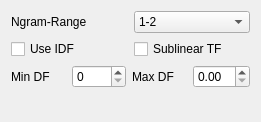
            <widget class="QWidget" name="page_tfidf_transformer">
             <property name="geometry">
              <rect>
               <x>0</x>
               <y>0</y>
               <width>261</width>
               <height>122</height>
              </rect>
             </property>
             <attribute name="label">
              <string>TF-IDF Parameters</string>
             </attribute>
             <layout class="QVBoxLayout" name="verticalLayout_12">
              <item>
               <layout class="QVBoxLayout" name="verticalLayout_13">
                <item>
                 <layout class="QHBoxLayout" name="horizontalLayout_10">
                  <item>
                   <widget class="QLabel" name="label_7">
                    <property name="font">
                     <font>
                      <weight>50</weight>
                      <bold>false</bold>
                     </font>
                    </property>
                    <property name="text">
                     <string>Ngram-Range</string>
                    </property>
                   </widget>
                  </item>
                  <item>
                   <widget class="QComboBox" name="comboBox">
                    <item>
                     <property name="text">
                      <string>1-2</string>
                     </property>
                    </item>
                    <item>
                     <property name="text">
                      <string>1-1</string>
                     </property>
                    </item>
                    <item>
                     <property name="text">
                      <string>2-2</string>
                     </property>
                    </item>
                    <item>
                     <property name="text">
                      <string>1-3</string>
                     </property>
                    </item>
                    <item>
                     <property name="text">
                      <string>2-3</string>
                     </property>
                    </item>
                    <item>
                     <property name="text">
                      <string>3-3</string>
                     </property>
                    </item>
                   </widget>
                  </item>
                 </layout>
                </item>
                <item>
                 <layout class="QHBoxLayout" name="horizontalLayout_37">
                  <item>
                   <widget class="QCheckBox" name="cb_useidf">
                    <property name="text">
                     <string>Use IDF</string>
                    </property>
                   </widget>
                  </item>
                  <item>
                   <widget class="QCheckBox" name="cb_sublineartf">
                    <property name="text">
                     <string>Sublinear TF</string>
                    </property>
                   </widget>
                  </item>
                 </layout>
                </item>
                <item>
                 <layout class="QHBoxLayout" name="horizontalLayout_38">
                  <item>
                   <widget class="QLabel" name="label_20">
                    <property name="text">
                     <string>Min DF</string>
                    </property>
                   </widget>
                  </item>
                  <item>
                   <widget class="QSpinBox" name="min_df"/>
                  </item>
                  <item>
                   <widget class="QLabel" name="label_21">
                    <property name="text">
                     <string>Max DF</string>
                    </property>
                   </widget>
                  </item>
                  <item>
                   <widget class="QDoubleSpinBox" name="max_df"/>
                  </item>
                 </layout>
                </item>
                <item>
                 <spacer name="verticalSpacer">
                  <property name="orientation">
                   <enum>Qt::Vertical</enum>
                  </property>
                  <property name="sizeHint" stdset="0">
                   <size>
                    <width>20</width>
                    <height>40</height>
                   </size>
                  </property>
                 </spacer>
                </item>
               </layout>
              </item>
             </layout>
            </widget>
